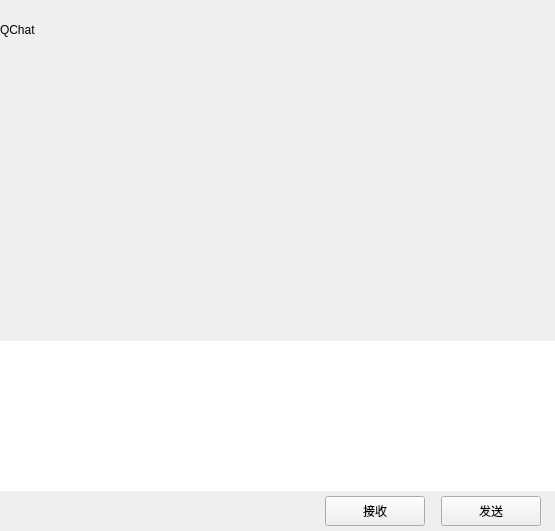
<?xml version="1.0" encoding="UTF-8"?>
<ui version="4.0">
 <class>ChatPage</class>
 <widget class="QWidget" name="ChatPage">
  <property name="geometry">
   <rect>
    <x>0</x>
    <y>0</y>
    <width>555</width>
    <height>531</height>
   </rect>
  </property>
  <property name="windowTitle">
   <string>Form</string>
  </property>
  <layout class="QVBoxLayout" name="verticalLayout">
   <property name="spacing">
    <number>0</number>
   </property>
   <property name="leftMargin">
    <number>0</number>
   </property>
   <property name="topMargin">
    <number>0</number>
   </property>
   <property name="rightMargin">
    <number>0</number>
   </property>
   <property name="bottomMargin">
    <number>0</number>
   </property>
   <item>
    <widget class="QWidget" name="chat_data_wid" native="true">
     <property name="sizePolicy">
      <sizepolicy hsizetype="Expanding" vsizetype="Expanding">
       <horstretch>0</horstretch>
       <verstretch>0</verstretch>
      </sizepolicy>
     </property>
     <layout class="QVBoxLayout" name="verticalLayout_2">
      <property name="spacing">
       <number>0</number>
      </property>
      <property name="leftMargin">
       <number>0</number>
      </property>
      <property name="topMargin">
       <number>0</number>
      </property>
      <property name="rightMargin">
       <number>0</number>
      </property>
      <property name="bottomMargin">
       <number>0</number>
      </property>
      <item>
       <widget class="QWidget" name="title_wid" native="true">
        <property name="minimumSize">
         <size>
          <width>0</width>
          <height>60</height>
         </size>
        </property>
        <property name="maximumSize">
         <size>
          <width>16777215</width>
          <height>60</height>
         </size>
        </property>
        <layout class="QVBoxLayout" name="verticalLayout_3">
         <property name="spacing">
          <number>0</number>
         </property>
         <property name="leftMargin">
          <number>0</number>
         </property>
         <property name="topMargin">
          <number>0</number>
         </property>
         <property name="rightMargin">
          <number>0</number>
         </property>
         <property name="bottomMargin">
          <number>0</number>
         </property>
         <item>
          <widget class="QWidget" name="widget" native="true">
           <layout class="QHBoxLayout" name="horizontalLayout_3">
            <property name="spacing">
             <number>0</number>
            </property>
            <property name="leftMargin">
             <number>0</number>
            </property>
            <property name="topMargin">
             <number>0</number>
            </property>
            <property name="rightMargin">
             <number>0</number>
            </property>
            <property name="bottomMargin">
             <number>0</number>
            </property>
            <item>
             <widget class="QLabel" name="title_lb">
              <property name="minimumSize">
               <size>
                <width>0</width>
                <height>0</height>
               </size>
              </property>
              <property name="text">
               <string>QChat</string>
              </property>
             </widget>
            </item>
           </layout>
          </widget>
         </item>
        </layout>
       </widget>
      </item>
      <item>
       <widget class="ChatView" name="chat_data_list" native="true"/>
      </item>
      <item>
       <widget class="QWidget" name="tool_wid" native="true">
        <property name="minimumSize">
         <size>
          <width>0</width>
          <height>40</height>
         </size>
        </property>
        <property name="maximumSize">
         <size>
          <width>16777215</width>
          <height>40</height>
         </size>
        </property>
        <layout class="QHBoxLayout" name="horizontalLayout_5">
         <property name="leftMargin">
          <number>2</number>
         </property>
         <property name="topMargin">
          <number>2</number>
         </property>
         <property name="rightMargin">
          <number>2</number>
         </property>
         <property name="bottomMargin">
          <number>2</number>
         </property>
         <item>
          <spacer name="horizontalSpacer_7">
           <property name="orientation">
            <enum>Qt::Horizontal</enum>
           </property>
           <property name="sizeType">
            <enum>QSizePolicy::Fixed</enum>
           </property>
           <property name="sizeHint" stdset="0">
            <size>
             <width>5</width>
             <height>20</height>
            </size>
           </property>
          </spacer>
         </item>
         <item>
          <widget class="ClickedLabel" name="emo_lb">
           <property name="minimumSize">
            <size>
             <width>25</width>
             <height>25</height>
            </size>
           </property>
           <property name="maximumSize">
            <size>
             <width>25</width>
             <height>25</height>
            </size>
           </property>
           <property name="text">
            <string/>
           </property>
          </widget>
         </item>
         <item>
          <spacer name="horizontalSpacer_6">
           <property name="orientation">
            <enum>Qt::Horizontal</enum>
           </property>
           <property name="sizeType">
            <enum>QSizePolicy::Fixed</enum>
           </property>
           <property name="sizeHint" stdset="0">
            <size>
             <width>5</width>
             <height>20</height>
            </size>
           </property>
          </spacer>
         </item>
         <item>
          <widget class="ClickedLabel" name="file_lb">
           <property name="minimumSize">
            <size>
             <width>30</width>
             <height>30</height>
            </size>
           </property>
           <property name="maximumSize">
            <size>
             <width>30</width>
             <height>30</height>
            </size>
           </property>
           <property name="text">
            <string/>
           </property>
          </widget>
         </item>
         <item>
          <spacer name="horizontalSpacer_5">
           <property name="orientation">
            <enum>Qt::Horizontal</enum>
           </property>
           <property name="sizeHint" stdset="0">
            <size>
             <width>40</width>
             <height>20</height>
            </size>
           </property>
          </spacer>
         </item>
        </layout>
       </widget>
      </item>
      <item>
       <widget class="MessageTextEdit" name="chatEdit">
        <property name="minimumSize">
         <size>
          <width>0</width>
          <height>150</height>
         </size>
        </property>
        <property name="maximumSize">
         <size>
          <width>16777215</width>
          <height>150</height>
         </size>
        </property>
        <property name="frameShape">
         <enum>QFrame::NoFrame</enum>
        </property>
       </widget>
      </item>
      <item>
       <widget class="QWidget" name="send_wid" native="true">
        <property name="minimumSize">
         <size>
          <width>0</width>
          <height>40</height>
         </size>
        </property>
        <property name="maximumSize">
         <size>
          <width>16777215</width>
          <height>40</height>
         </size>
        </property>
        <layout class="QHBoxLayout" name="horizontalLayout_4">
         <property name="topMargin">
          <number>2</number>
         </property>
         <property name="bottomMargin">
          <number>2</number>
         </property>
         <item>
          <spacer name="horizontalSpacer_2">
           <property name="orientation">
            <enum>Qt::Horizontal</enum>
           </property>
           <property name="sizeHint" stdset="0">
            <size>
             <width>36</width>
             <height>20</height>
            </size>
           </property>
          </spacer>
         </item>
         <item>
          <widget class="ClickedBtn" name="receive_btn">
           <property name="minimumSize">
            <size>
             <width>100</width>
             <height>30</height>
            </size>
           </property>
           <property name="maximumSize">
            <size>
             <width>100</width>
             <height>30</height>
            </size>
           </property>
           <property name="text">
            <string>接收</string>
           </property>
          </widget>
         </item>
         <item>
          <spacer name="horizontalSpacer_3">
           <property name="orientation">
            <enum>Qt::Horizontal</enum>
           </property>
           <property name="sizeType">
            <enum>QSizePolicy::Fixed</enum>
           </property>
           <property name="sizeHint" stdset="0">
            <size>
             <width>10</width>
             <height>20</height>
            </size>
           </property>
          </spacer>
         </item>
         <item>
          <widget class="ClickedBtn" name="send_btn">
           <property name="minimumSize">
            <size>
             <width>100</width>
             <height>30</height>
            </size>
           </property>
           <property name="maximumSize">
            <size>
             <width>100</width>
             <height>30</height>
            </size>
           </property>
           <property name="text">
            <string>发送</string>
           </property>
          </widget>
         </item>
         <item>
          <spacer name="horizontalSpacer_4">
           <property name="orientation">
            <enum>Qt::Horizontal</enum>
           </property>
           <property name="sizeType">
            <enum>QSizePolicy::Fixed</enum>
           </property>
           <property name="sizeHint" stdset="0">
            <size>
             <width>5</width>
             <height>20</height>
            </size>
           </property>
          </spacer>
         </item>
        </layout>
       </widget>
      </item>
     </layout>
    </widget>
   </item>
  </layout>
 </widget>
 <customwidgets>
  <customwidget>
   <class>ClickedBtn</class>
   <extends>QPushButton</extends>
   <header location="global">/Users/jingbx/Qt.6.0.0/workspace/Qchat/chat_src/custom_ui_wid/clicked_btn.h</header>
  </customwidget>
  <customwidget>
   <class>ClickedLabel</class>
   <extends>QLabel</extends>
   <header location="global">/Users/jingbx/Qt.6.0.0/workspace/Qchat/chat_src/custom_ui_wid/clicked_label.h</header>
  </customwidget>
  <customwidget>
   <class>MessageTextEdit</class>
   <extends>QTextEdit</extends>
   <header location="global">/Users/jingbx/Qt.6.0.0/workspace/Qchat/chat_src/custom_ui_wid/MessageTextEdit.h</header>
  </customwidget>
  <customwidget>
   <class>ChatView</class>
   <extends>QWidget</extends>
   <header location="global">/Users/jingbx/Qt.6.0.0/workspace/Qchat/chat_src/custom_ui_wid/ChatView.h</header>
   <container>1</container>
  </customwidget>
 </customwidgets>
 <resources/>
 <connections/>
</ui>
